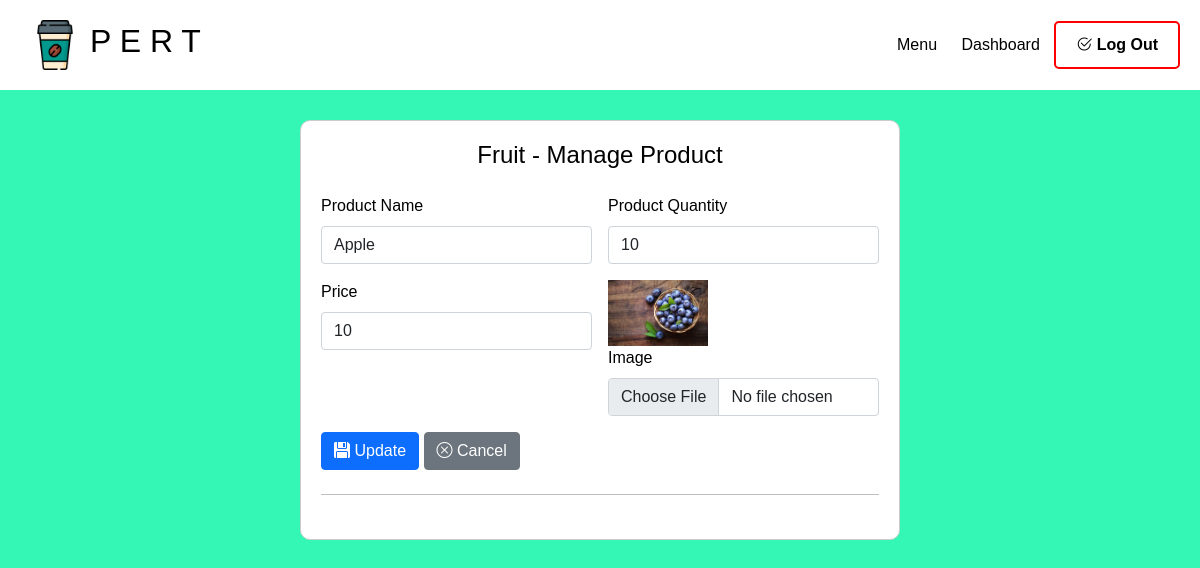
The page /Managerphp/fruit_config.php?id=1 (signed in) on the database its author committed.
### tables this page shows
CREATE TABLE `fruit_menu` (
  `fruit_menuID` int(10) NOT NULL,
  `fruit_menuName` varchar(255) NOT NULL,
  `fruit_quantity` int(3) DEFAULT NULL,
  `fruit_price` int(3) NOT NULL,
  `fruit_picture` varchar(255) NOT NULL
);

### Managerphp/fruit_config.php (the view, shortened to what this page needs)
<?php
include '../condb/database.php';
$result = [
    'fruit_menuID' => '',
    'fruit_menuName' => '',
    'fruit_quantity' => '',
    'fruit_price' => '',
    'fruit_picture' => '',
];
if (!empty($_GET['id'])) {
    $query_product = mysqli_query($conn, "SELECT * FROM fruit_menu WHERE fruit_menuID = '{$_GET['id']}'");
    $result = mysqli_fetch_assoc($query_product);
}
?>
<!DOCTYPE html>
<html lang="en">
<head>
    <link href="https://cdn.jsdelivr.net/npm/bootstrap@5.0.2/dist/css/bootstrap.min.css" rel="stylesheet">
    <link rel="stylesheet" href="https://cdn.jsdelivr.net/npm/bootstrap-icons@1.11.3/font/bootstrap-icons.min.css">
    <link rel="stylesheet" href="../css/add_styles.css">
</head>
<body>
    <div class="nav">
        <div class="logo-container">
            <a href="#"><img src="../image/coffee-cup.png" class="logo" /></a>
            <h2>P E R T</h2>
        </div>
        <div class="links">
            <a href="index.php">Menu</a>
            <a href="#">Dashboard</a>
            <button id="LogoutBtn"><i class="bi bi-check2-circle"></i> Log Out</button>
        </div>
    </div>
    <div class="container">
        <div class="ter">
            <div class="row justify-content-center">
                <div class="col-md-8">
                    <div class="form-container">
                        <h4 class="text-center mb-4">Fruit - Manage Product</h4>
                        <form action="../condb/fruit-configdb.php" method="post" enctype="multipart/form-data">
                            <div class="row g-3 mb-3">
                                <div class="col-sm-6">
                                    <label class="form-label">Product Name</label>
                                    <input type="text" name="product_name" class="form-control" value="<?php echo $result['fruit_menuName']; ?>">
                                </div>
                                <div class="col-sm-6">
                                    <label class="form-label">Product Quantity</label>
                                    <input type="number" name="product_quantity" class="form-control" value="<?php echo $result['fruit_quantity']; ?>">
                                </div>
                                <div class="col-sm-6">
                                    <label class="form-label">Price</label>
                                    <input type="text" name="price" class="form-control" value="<?php echo $result['fruit_price']; ?>">
                                </div>
                                <div class="col-sm-6">
                                    <div>
                                        <?php if (!empty($result['fruit_picture'])) : ?>
                                            <img src="../image/menu/Fruit/<?php echo $result['fruit_picture']; ?>" width="100" alt="Product Image">
                                        <?php endif; ?>
                                    </div>
                                    <label for="formfile" class="form-label">Image</label>
                                    <input type="file" name="profile_image" class="form-control" accept="image/png, image/jpg, image/jpeg">
                                </div>
                            </div>
                            <?php if (empty($result['fruit_menuID'])) : ?>
                                <button type="submit" class="btn btn-primary"><i class="bi bi-floppy-fill"></i> Create</button>
                            <?php else : ?>
                                <button type="submit" class="btn btn-primary"><i class="bi bi-floppy-fill"></i> Update</button>
                            <?php endif; ?>
                            <a role="button" class="btn btn-secondary" href="index.php"><i class="bi bi-x-circle"></i> Cancel</a>
                            <hr class="my-4">
                        </form>
                    </div>
                </div>
            </div>
        </div>
    </div>
</body>
</html>

### css/add_styles.css (style rules this page uses)
body { background-color: #34f6b5; color: black; font-family: Arial, sans-serif; }
.container { max-width: 1200px; margin: 0 auto; }
.nav { background-color: white; display: flex; align-items: center; justify-content: space-between; padding: 20px; }
.nav a { color: black; text-decoration: none; margin: 0 10px; }
.nav button { border: none; background-color: green; color: black; padding: 10px 20px; border-radius: 5px; cursor: pointer; }
.logo-container { display: flex; align-items: center; }
.logo { max-width: 50px; max-height: 50px; }
.links button { border: 2px solid red; background-color: transparent; color: black; padding: 10px 20px; border-radius: 5px; cursor: pointer; font-weight: bold; transition: background-color 0.3s, border-color 0.3s; }

### Managerphp/fruit_config.php (style rules this page uses)
.form-container { background-color: white; border: 1px solid #ccc; border-radius: 10px; padding: 20px; max-width: 600px; margin: auto; margin-top: 30px; }

### rows shown on the page
fruit_menu: product_name "Apple", product_quantity "10", price "10", fruit_picture (picture)
